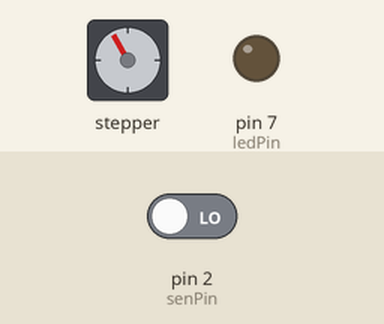
Bench run of a sketch on a simulated Arduino Uno, built with avr-gcc and run on an emulated ATmega328P. On the bench: stepper motor, output pins drawn as LEDs (lit = HIGH). The test bench sets the inputs (shaded band); at power-on: pin 2 (senPin) LOW. Stepper angles assume 200 steps per turn.

Above: at 1.2 s.
1.3 s: pin 2 (senPin) driven HIGH
At 1.66 s:
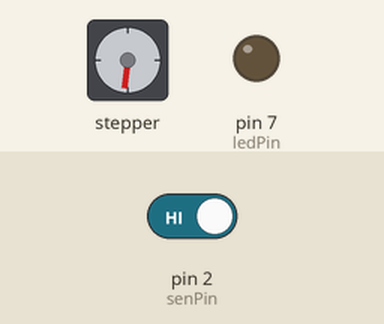
4.3 s: pin 2 (senPin) driven LOW
At 4.68 s:
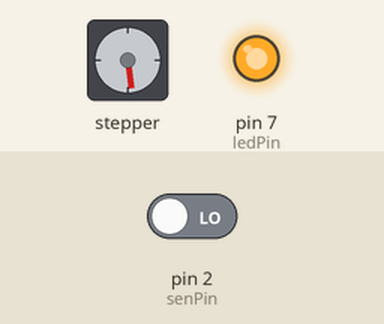
At 5.29 s:
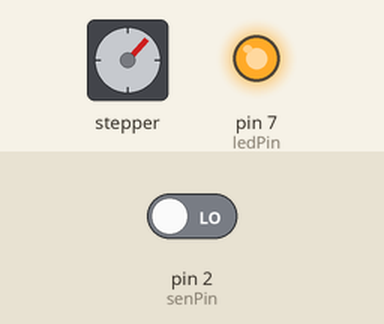
Timing chart, 0 to 16.3 s (numbered marks = the images above; inputs shaded):
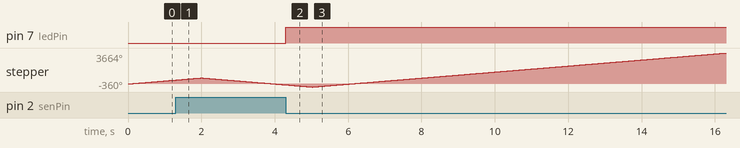

The sketch:

SensorProject5_InfraredObstacleDetection.ino
```cpp
/* Arduino Sensor Project
*
* Name: Infrared Obstacle Avoidance Sensor
*
* Description: Using an IR obstacle sensor, a stepper motor
*              switches direction and an led lights up when
*              an obstacle is detected. Interrupt is used to
*              read sensor asynchronously and act on the reading
*
* Author: Amar Bhatt
*
*/

//Notes: the EN pin on the sensor is active LOW
//       the OUTPUT is active LOW
//       if there is a jumper pin between the EN and VR1
//          then EN does not need to be connected

//Include stepper motor library
#include <Stepper.h>

// Define Constants

const int stepsPerRevolution = 200;  // change this to fit the number of steps per revolution
                                     // for your motor

const int ledPin = 7; //Pin for the LED control
const int senPin = 2; //Pin for the sensor
volatile int dir = 1; //Direction, 1 = forward, -1 = backward

// initialize the stepper library on pins 8 through 11:
Stepper myStepper(stepsPerRevolution, 8,9,10,11);

void setup(){
  pinMode(ledPin, OUTPUT);
  attachInterrupt(0, switchDirection, CHANGE); //Set intterupt on change
  // set the speed at 60 rpm:
  myStepper.setSpeed(60);
}

void loop(){
  Serial.println("clockwise");
  myStepper.step(dir*stepsPerRevolution);
}

//Interrupt function
void switchDirection() {
  int reading = digitalRead(senPin);
  dir = (reading == HIGH) ? -1 : 1;
  digitalWrite(ledPin, !reading);
}
```

Measured:
- after the input at 4.3 s, pin 7 (ledPin): LOW → HIGH at once
